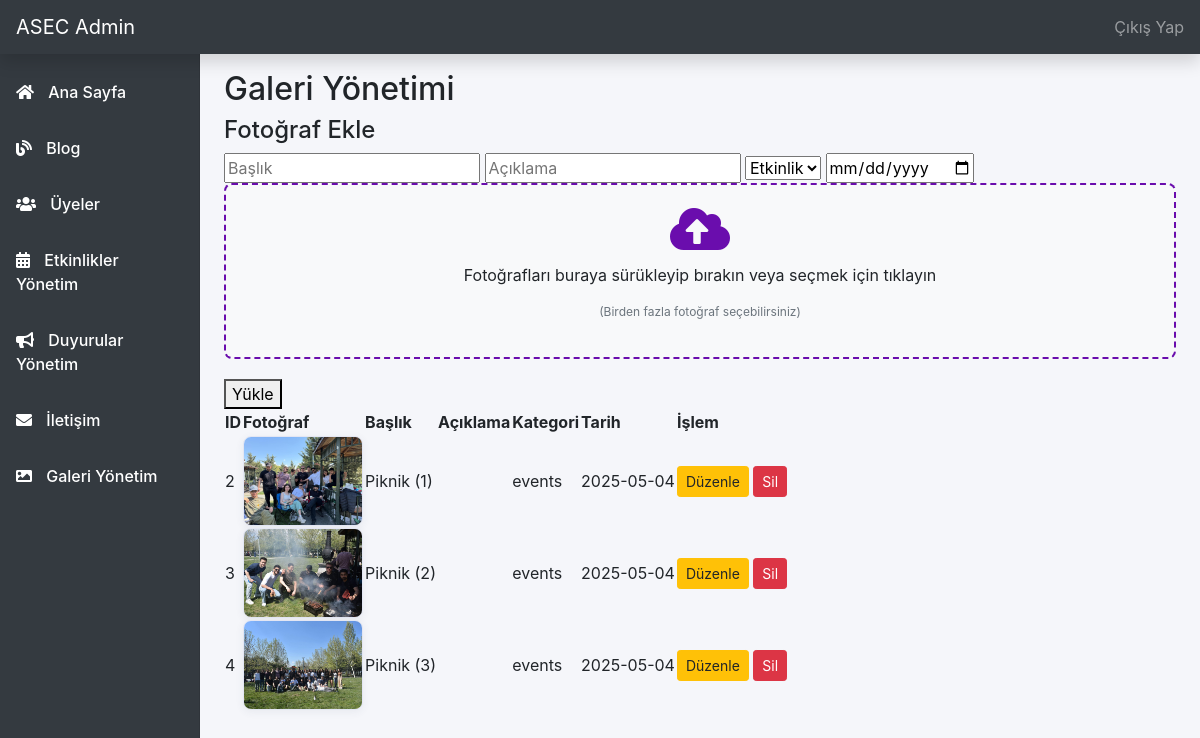
Page /admin/galeri-yonetim.php (signed in) on the committed database.
### tables this page shows
CREATE TABLE `galeri` (
  `id` int(10) UNSIGNED NOT NULL,
  `baslik` varchar(255) NOT NULL,
  `aciklama` text DEFAULT NULL,
  `kategori` enum('events','workshops','teams','other') DEFAULT 'events',
  `tarih` date DEFAULT NULL,
  `dosya_yolu` varchar(255) NOT NULL,
  `created_at` timestamp NOT NULL DEFAULT current_timestamp()
);

### admin/galeri-yonetim.php (the view, shortened to what this page needs)
<?php
require_once '../db.php';
$galeri = $pdo->query("SELECT * FROM galeri ORDER BY tarih DESC")->fetchAll();
?>
<?php include 'admin-header.php'; ?>
<?php include 'sidebar.php'; ?>
<main class="container-fluid">
    <div class="row">
        <div class="col-md-9 ml-sm-auto col-lg-10 px-md-4">
            <h2>Galeri Yönetimi</h2>
        <form method="post" enctype="multipart/form-data" class="galeri-form" id="galeriForm">
            <h4>Fotoğraf Ekle</h4>
            <input type="text" name="baslik" placeholder="Başlık" required>
            <input type="text" name="aciklama" placeholder="Açıklama">
            <select name="kategori">
                <option value="events">Etkinlik</option>
            </select>
            <input type="date" name="tarih" required>
            <div class="file-upload-container" id="dropZone">
                <div class="file-upload-text">
                    <i class="fas fa-cloud-upload-alt"></i>
                    <p>Fotoğrafları buraya sürükleyip bırakın veya seçmek için tıklayın</p>
                    <p class="small-text">(Birden fazla fotoğraf seçebilirsiniz)</p>
                </div>
            </div>
            <button type="submit" name="ekle">Yükle</button>
        </form>
        <table class="galeri-table">
            <thead>
                <tr>
                    <th>ID</th>
                    <th>Fotoğraf</th>
                    <th>Başlık</th>
                    <th>Açıklama</th>
                    <th>Kategori</th>
                    <th>Tarih</th>
                    <th>İşlem</th>
                </tr>
            </thead>
            <tbody>
            <?php foreach($galeri as $item): ?>
                <tr>
                    <td><?= $item['id'] ?></td>
                    <td><img src="../<?= htmlspecialchars($item['dosya_yolu']) ?>" class="galeri-table-img" style="max-width:120px;max-height:90px;width:100%;height:90px;object-fit:cover;display:block;margin:0 auto;border-radius:8px;border:1.5px solid #e3e6f3;background:#fff;box-shadow:0 2px 8px 0 rgba(60,72,100,0.07);" alt=""></td>
                    <td><?= htmlspecialchars($item['baslik']) ?></td>
                    <td><?= htmlspecialchars($item['aciklama']) ?></td>
                    <td><?= htmlspecialchars($item['kategori']) ?></td>
                    <td><?= htmlspecialchars($item['tarih']) ?></td>
                    <td class="action-btns">
                        <a href="galeri-duzenle.php?id=<?= $item['id'] ?>" class="btn btn-warning btn-sm">Düzenle</a>
                        <a href="?delete=<?= $item['id'] ?>" class="btn btn-danger btn-sm" onclick="return confirm('Silmek istediğinize emin misiniz?')">Sil</a>
                    </td>
                </tr>
            <?php endforeach; ?>
            </tbody>
        </table>
        </div>
    </div>
</main>

### admin/admin-header.php (style rules this page uses)
body { background: #f5f6fa; }
.container, main { margin-left: 240px; padding-top: 70px; }

### admin/galeri-yonetim.php (style rules this page uses)
.file-upload-container { border: 2px dashed #6A0DAD; border-radius: 8px; padding: 20px; text-align: center; margin-bottom: 20px; position: relative; background-color: #f8f9fa; transition: all 0.3s ease; cursor: pointer; }
.file-upload-text { margin-bottom: 10px; }
.file-upload-text i { font-size: 48px; color: #6A0DAD; margin-bottom: 10px; }
.file-upload-text .small-text { font-size: 12px; color: #6c757d; }

### rows in the picture
galeri: id "2", dosya_yolu (picture), baslik "Piknik (1)", kategori "events", tarih "2025-05-04"
galeri: id "3", dosya_yolu (picture), baslik "Piknik (2)", kategori "events", tarih "2025-05-04"
galeri: id "4", dosya_yolu (picture), baslik "Piknik (3)", kategori "events", tarih "2025-05-04"
